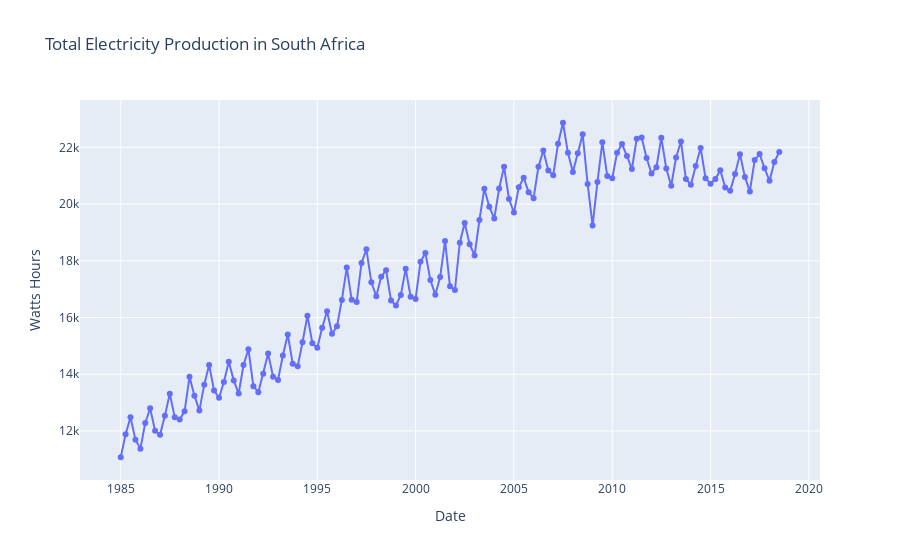

Notebook code cell kept with this figure:
### Code cell
import plotly.graph_objects as go

fig=go.Figure()
fig.add_trace(go.Scatter(x=electricity["date"], y=electricity["production"],
                    mode='lines+markers',
                    name='Confirmed Cases'))

fig.update_layout(title="Total Electricity Production in South Africa",
                 xaxis_title="Date",yaxis_title="Watts Hours",legend=dict(x=0,y=1,traceorder="normal"))
fig.show()

### Figure 1 — Plotly figure (JSON) as saved in the notebook; plotly's stock layout.template omitted (floating-point values rounded to 4 significant figures; data arrays with more than 128 entries replaced by an {"elided": "..."} marker saying what was removed)
{"data": [{"mode": "lines+markers", "name": "Confirmed Cases", "type": "scatter", "x": {"elided": "135 str values"}, "y": {"elided": "135 float values"}}], "layout": {"legend": {"traceorder": "normal", "x": 0, "y": 1}, "title": {"text": "Total Electricity Production in South Africa"}, "xaxis": {"title": {"text": "Date"}}, "yaxis": {"title": {"text": "Watts Hours"}}}}
